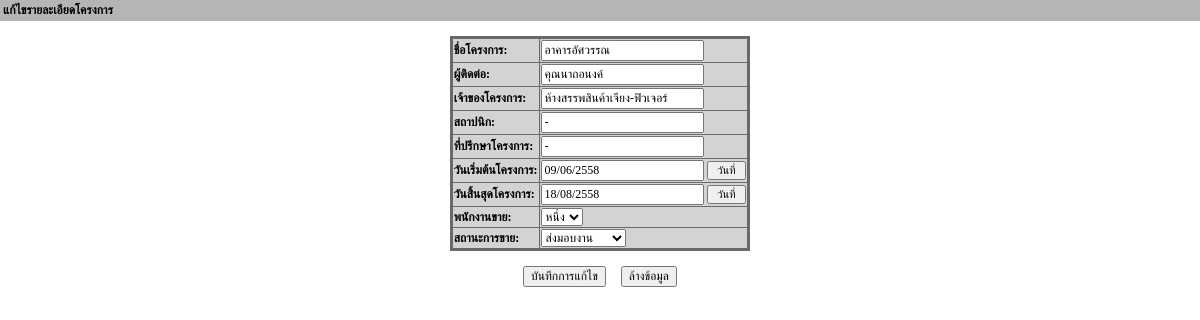
The app's page /EditUser.php?ID=33 with its own data.
### tables this page shows
CREATE TABLE `detailproject` (
  `ProjectID` int(50) NOT NULL auto_increment,
  `NameProject` varchar(100) NOT NULL,
  `Contact` varchar(50) NOT NULL,
  `OwnerProject` varchar(100) NOT NULL,
  `Architect` varchar(50) NOT NULL,
  `Consultant` varchar(100) NOT NULL,
  `StartDate` varchar(20) NOT NULL,
  `LastDate` varchar(20) NOT NULL,
  `Sale` varchar(10) NOT NULL,
  `StatusData` varchar(20) NOT NULL,
  PRIMARY KEY  (`ProjectID`)
);

### EditUser.php (the view, shortened to what this page needs)
<html>
<head>
<link type="text/css" rel="stylesheet" href="css/style.css" />
<link href="stylesheet.css" rel="stylesheet" type="text/css">
</head>
<body leftmargin="0" topmargin="0">
<table style="font-weight: bold;" width="100%" bgcolor="#B5B5B5">
<tr>
<td><span class="style2">แก้ไขรายละเอียดโครงการ</span></td>
</tr>
</table><br>
<center>
	<form action="SaveEditAdmin.php?ID=<?php echo $_GET["ID"];?>" name="frmEdit" method="post">
<?php
$strSQL = "SELECT * FROM detailproject WHERE ProjectID = '".$_GET["ID"]."' ";
$objQuery = mysql_query($strSQL) or die(mysql_error());
$objResult = mysql_fetch_array($objQuery);
?>
<table border="1" style="border-collapse:collapse; border: solid #696969; background-color: #D3D3D3;" style="font-size: 13px;">
<tr>
<td style="font-weight: bold;">ชื่อโครงการ:</td>
<td><input type="text" name="txtEditNameProject" value="<?php echo $objResult["NameProject"];?>" /></td>
</tr>
<tr>
<td style="font-weight: bold;">ผู้ติดต่อ:</td>
<td><input type="text" name="txtEditContact" value="<?php echo $objResult["Contact"];?>" /></td>
</tr>
<tr>
<td style="font-weight: bold;">เจ้าของโครงการ:</td>
<td><input type="text" name="txtEditOwnerProject" value="<?php echo $objResult["OwnerProject"];?>" /></td>
</tr>
<tr>
<td style="font-weight: bold;">สถาปนิก:</td>
<td><input type="text" name="txtEditArchitect" value="<?php echo $objResult["Architect"];?>" /></td>
</tr>
<tr>
<td style="font-weight: bold;">ที่ปรึกษาโครงการ:</td>
<td><input type="text" name="txtEditConsultant" value="<?php echo $objResult["Consultant"];?>" /></td>
</tr>
<tr><td style="font-weight: bold;">วันเริ่มต้นโครงการ:</td>
<td><input type="text" name="txtEditStartDate" id="daymonthyear1" onKeyPress="kod_pum()" value="<?php echo $objResult["StartDate"];?>" />
</td>
</tr>
<tr><td style="font-weight: bold;">วันสิ้นสุดโครงการ:</td>
<td><input type="text" name="txtEditLastDate" id="daymonthyear2" onKeyPress="kod_pum()" value="<?php echo $objResult['LastDate'];?>" />
</td>
</tr>
<td style="font-weight: bold;">
พนักงานขาย:
</td>
<td>
<select name="txtEditSale">
		<option><?=$objResult["Sale"];?></option>
</select>
</td>
<tr>
<td style="font-weight: bold;">
สถานะการขาย:
</td>
<td>
	<select name="txtEditStatusData">
	<option><?=$objResult["StatusData"];?></option>
	</select>
</td>
</tr>
</table>
<br>
<input type="submit" name="submit" value="บันทึกการแก้ไข">
<input type="reset" name="reset" value="ล้างข้อมูล">
</center>
</body>
</html>

### records on screen
detailproject: txtEditNameProject "อาคารอัศวรรณ", txtEditContact "คุณนาถอนงค์", txtEditOwnerProject "ห้างสรรพสินค้าเจียง-ฟิวเจอร์", txtEditArchitect "-", txtEditConsultant "-", txtEditStartDate "09/06/2558", txtEditLastDate "18/08/2558", txtEditSale "หนึ่ง", txtEditStatusData "ส่งมอบงาน"
